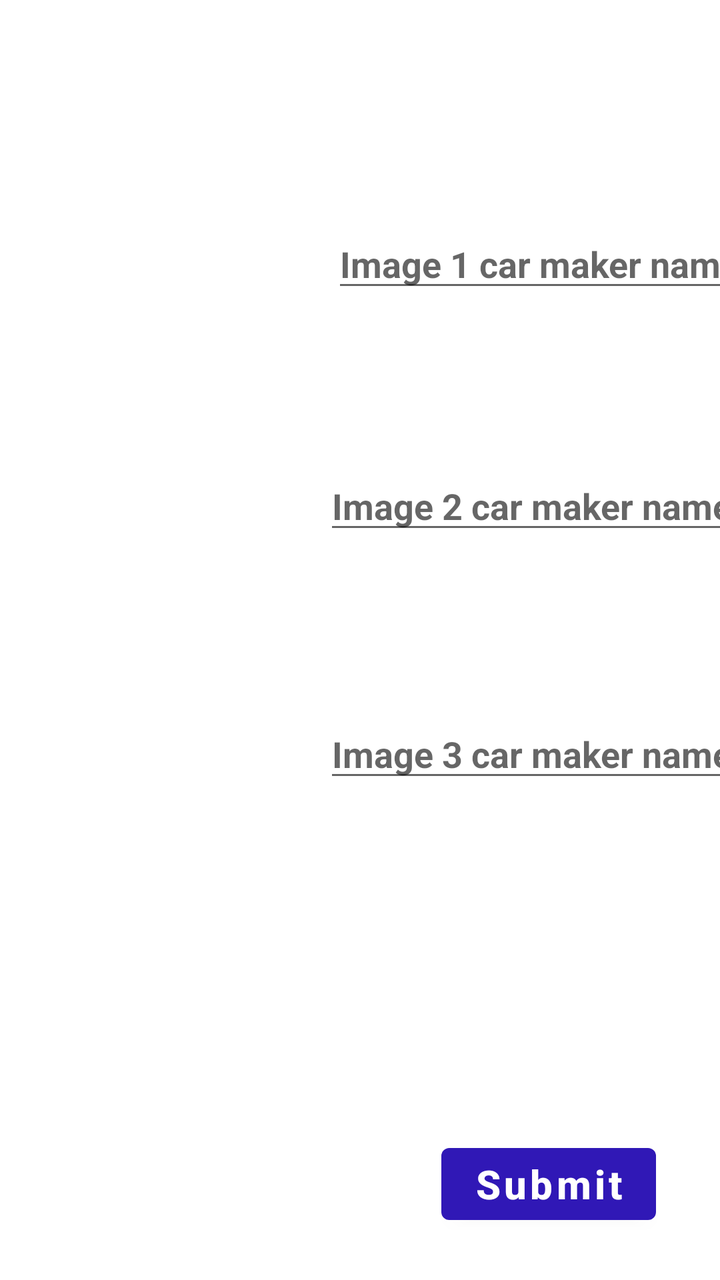
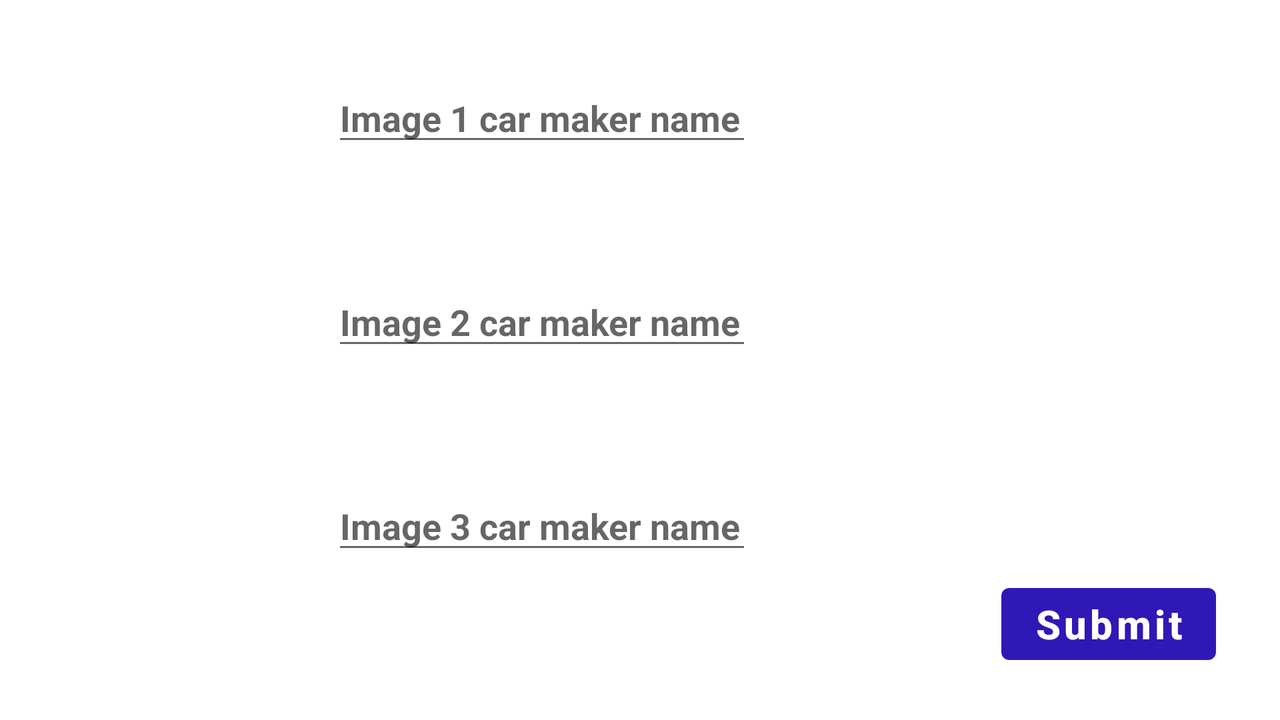

The same Android screen from two of the app's own layout files: first res/layout/ as a phone draws it, then the repository's variant for another configuration, drawn on a device whose configuration selects that folder. Both files follow.
<!-- AndroidManifest.xml: application theme Theme.GuessCarMaker -->
<!-- res/layout/activity_advanced_level.xml -->
<?xml version="1.0" encoding="utf-8"?>
<androidx.constraintlayout.widget.ConstraintLayout xmlns:android="http://schemas.android.com/apk/res/android"
    xmlns:app="http://schemas.android.com/apk/res-auto"
    xmlns:tools="http://schemas.android.com/tools"
    android:layout_width="match_parent"
    android:layout_height="match_parent"
    tools:context=".AdvancedLevelActivity">

    <ImageView
        android:id="@+id/image_1"
        android:layout_width="142dp"
        android:layout_height="108dp"
        android:layout_marginStart="8dp"
        android:layout_marginLeft="8dp"
        android:layout_marginTop="24dp"
        android:contentDescription="@string/advance_level_car_image_1"
        app:layout_constraintStart_toStartOf="parent"
        app:layout_constraintTop_toBottomOf="@+id/point_view" />

    <ImageView
        android:id="@+id/image_2"
        android:layout_width="138dp"
        android:layout_height="97dp"
        android:layout_marginStart="8dp"
        android:layout_marginLeft="8dp"
        android:layout_marginTop="24dp"
        android:contentDescription="@string/advance_level_car_image_2"
        app:layout_constraintStart_toStartOf="parent"
        app:layout_constraintTop_toBottomOf="@+id/image_1" />

    <ImageView
        android:id="@+id/image_3"
        android:layout_width="138dp"
        android:layout_height="100dp"
        android:layout_marginStart="8dp"
        android:layout_marginLeft="8dp"
        android:layout_marginTop="24dp"
        android:contentDescription="@string/advance_level_car_image_3"
        app:layout_constraintStart_toStartOf="parent"
        app:layout_constraintTop_toBottomOf="@+id/image_2" />

    <EditText
        android:id="@+id/input_field_1"
        android:layout_width="wrap_content"
        android:layout_height="wrap_content"
        android:layout_marginStart="16dp"
        android:layout_marginLeft="16dp"
        android:layout_marginBottom="24dp"
        android:ems="10"
        android:hint="@string/advance_level_hint_1"
        android:inputType="textPersonName"
        android:textStyle="bold"
        app:layout_constraintBottom_toBottomOf="@+id/image_1"
        app:layout_constraintStart_toEndOf="@+id/image_1" />

    <TextView
        android:id="@+id/correct_answer_view_1"
        android:layout_width="wrap_content"
        android:layout_height="wrap_content"
        android:layout_marginStart="16dp"
        android:layout_marginLeft="16dp"
        android:layout_marginTop="8dp"
        android:textColor="#FF9800"
        android:textStyle="bold"
        android:visibility="invisible"
        app:layout_constraintStart_toEndOf="@+id/image_1"
        app:layout_constraintTop_toBottomOf="@+id/input_field_1" />

    <EditText
        android:id="@+id/input_field_2"
        android:layout_width="wrap_content"
        android:layout_height="wrap_content"
        android:layout_marginStart="16dp"
        android:layout_marginLeft="16dp"
        android:layout_marginBottom="24dp"
        android:ems="10"
        android:hint="@string/advance_level_hint_2"
        android:inputType="textPersonName"
        android:textStyle="bold"
        app:layout_constraintBottom_toBottomOf="@+id/image_2"
        app:layout_constraintStart_toEndOf="@+id/image_2" />

    <TextView
        android:id="@+id/correct_answer_view_2"
        android:layout_width="wrap_content"
        android:layout_height="wrap_content"
        android:layout_marginStart="16dp"
        android:layout_marginLeft="16dp"
        android:layout_marginTop="8dp"
        android:textColor="#FF9800"
        android:textStyle="bold"
        android:visibility="invisible"
        app:layout_constraintStart_toEndOf="@+id/image_2"
        app:layout_constraintTop_toBottomOf="@+id/input_field_2" />

    <EditText
        android:id="@+id/input_field_3"
        android:layout_width="wrap_content"
        android:layout_height="wrap_content"
        android:layout_marginStart="16dp"
        android:layout_marginLeft="16dp"
        android:layout_marginBottom="24dp"
        android:ems="10"
        android:hint="@string/advance_level_hint_3"
        android:inputType="textPersonName"
        android:textStyle="bold"
        app:layout_constraintBottom_toBottomOf="@+id/image_3"
        app:layout_constraintStart_toEndOf="@+id/image_3" />

    <TextView
        android:id="@+id/correct_answer_view_3"
        android:layout_width="wrap_content"
        android:layout_height="wrap_content"
        android:layout_marginStart="16dp"
        android:layout_marginLeft="16dp"
        android:layout_marginTop="8dp"
        android:textColor="#FF9800"
        android:textStyle="bold"
        android:visibility="invisible"
        app:layout_constraintStart_toEndOf="@+id/image_3"
        app:layout_constraintTop_toBottomOf="@+id/input_field_3" />

    <TextView
        android:id="@+id/point_view"
        android:layout_width="wrap_content"
        android:layout_height="wrap_content"
        android:layout_marginTop="16dp"
        android:layout_marginEnd="32dp"
        android:layout_marginRight="32dp"
        android:textColor="#162ECC"
        android:textSize="20sp"
        android:textStyle="bold"
        app:layout_constraintEnd_toEndOf="parent"
        app:layout_constraintTop_toTopOf="parent" />

    <TextView
        android:id="@+id/result_text_view"
        android:layout_width="165dp"
        android:layout_height="61dp"
        android:layout_marginTop="32dp"
        android:fontFamily="sans-serif-black"
        android:textSize="26sp"
        android:textStyle="bold"
        app:layout_constraintEnd_toEndOf="parent"
        app:layout_constraintStart_toStartOf="parent"
        app:layout_constraintTop_toBottomOf="@+id/correct_answer_view_3" />

    <Button
        android:id="@+id/submit_answers_button"
        android:layout_width="wrap_content"
        android:layout_height="wrap_content"
        android:layout_marginEnd="32dp"
        android:layout_marginRight="32dp"
        android:layout_marginBottom="24dp"
        android:onClick="submitInputAnswers"
        android:text="@string/advance_level_submit_button"
        android:textAllCaps="false"
        android:textColor="#FFFFFF"
        android:textSize="20sp"
        android:textStyle="bold"
        app:backgroundTint="#3018B6"
        app:layout_constraintBottom_toBottomOf="parent"
        app:layout_constraintEnd_toEndOf="parent" />

    <TextView
        android:id="@+id/timer_view_advanced_level"
        android:layout_width="wrap_content"
        android:layout_height="wrap_content"
        android:layout_marginStart="16dp"
        android:layout_marginLeft="16dp"
        android:layout_marginTop="16dp"
        android:textColor="#090707"
        android:textSize="20sp"
        android:textStyle="bold"
        android:visibility="invisible"
        app:layout_constraintStart_toStartOf="parent"
        app:layout_constraintTop_toTopOf="parent" />
</androidx.constraintlayout.widget.ConstraintLayout>
<!-- resources referenced by this layout -->
<resources>
  <string name="advance_level_car_image_1">Car image 1</string>
  <string name="advance_level_car_image_2">Car image 2</string>
  <string name="advance_level_car_image_3">Car image 3</string>
  <string name="advance_level_hint_1">Image 1 car maker name</string>
  <string name="advance_level_hint_2">Image 2 car maker name</string>
  <string name="advance_level_hint_3">Image 3 car maker name</string>
  <string name="advance_level_submit_button">Submit</string>
  <style name="Theme.GuessCarMaker" parent="Theme.MaterialComponents.DayNight.DarkActionBar">
          
          <item name="colorPrimary">@color/purple_500</item>
          <item name="colorPrimaryVariant">@color/purple_700</item>
          <item name="colorOnPrimary">@color/white</item>
          
          <item name="colorSecondary">@color/teal_200</item>
          <item name="colorSecondaryVariant">@color/teal_700</item>
          <item name="colorOnSecondary">@color/black</item>
          
          <item name="android:statusBarColor" tools:targetApi="l">?attr/colorPrimaryVariant</item>
          
      </style>
</resources>
<!-- res/layout-land/activity_advanced_level.xml (the repository's variant of the layout above) -->
<!-- drawn on the phone turned sideways -->
<?xml version="1.0" encoding="utf-8"?>
<androidx.constraintlayout.widget.ConstraintLayout xmlns:android="http://schemas.android.com/apk/res/android"
    xmlns:app="http://schemas.android.com/apk/res-auto"
    xmlns:tools="http://schemas.android.com/tools"
    android:layout_width="match_parent"
    android:layout_height="match_parent"
    tools:context=".AdvancedLevelActivity">

    <ImageView
        android:id="@+id/image_1"
        android:layout_width="142dp"
        android:layout_height="94dp"
        android:layout_marginStart="8dp"
        android:layout_marginLeft="8dp"
        android:layout_marginTop="8dp"
        android:contentDescription="@string/advance_level_car_image_1"
        app:layout_constraintStart_toStartOf="parent"
        app:layout_constraintTop_toTopOf="parent" />

    <ImageView
        android:id="@+id/image_2"
        android:layout_width="142dp"
        android:layout_height="94dp"
        android:layout_marginStart="8dp"
        android:layout_marginLeft="8dp"
        android:layout_marginTop="8dp"
        android:contentDescription="@string/advance_level_car_image_2"
        app:layout_constraintStart_toStartOf="parent"
        app:layout_constraintTop_toBottomOf="@+id/image_1" />

    <ImageView
        android:id="@+id/image_3"
        android:layout_width="142dp"
        android:layout_height="94dp"
        android:layout_marginStart="8dp"
        android:layout_marginLeft="8dp"
        android:layout_marginTop="8dp"
        android:contentDescription="@string/advance_level_car_image_3"
        app:layout_constraintStart_toStartOf="parent"
        app:layout_constraintTop_toBottomOf="@+id/image_2" />

    <EditText
        android:id="@+id/input_field_1"
        android:layout_width="wrap_content"
        android:layout_height="wrap_content"
        android:layout_marginStart="16dp"
        android:layout_marginLeft="16dp"
        android:layout_marginBottom="24dp"
        android:ems="10"
        android:hint="@string/advance_level_hint_1"
        android:inputType="textPersonName"
        android:textStyle="bold"
        app:layout_constraintBottom_toBottomOf="@+id/image_1"
        app:layout_constraintStart_toEndOf="@+id/image_1" />

    <TextView
        android:id="@+id/correct_answer_view_1"
        android:layout_width="wrap_content"
        android:layout_height="wrap_content"
        android:layout_marginStart="16dp"
        android:layout_marginLeft="16dp"
        android:layout_marginTop="8dp"
        android:textColor="#FF9800"
        android:textStyle="bold"
        android:visibility="invisible"
        app:layout_constraintStart_toEndOf="@+id/image_1"
        app:layout_constraintTop_toBottomOf="@+id/input_field_1" />

    <EditText
        android:id="@+id/input_field_2"
        android:layout_width="wrap_content"
        android:layout_height="wrap_content"
        android:layout_marginStart="16dp"
        android:layout_marginLeft="16dp"
        android:layout_marginBottom="24dp"
        android:ems="10"
        android:hint="@string/advance_level_hint_2"
        android:inputType="textPersonName"
        android:textStyle="bold"
        app:layout_constraintBottom_toBottomOf="@+id/image_2"
        app:layout_constraintStart_toEndOf="@+id/image_2" />

    <TextView
        android:id="@+id/correct_answer_view_2"
        android:layout_width="wrap_content"
        android:layout_height="wrap_content"
        android:layout_marginStart="16dp"
        android:layout_marginLeft="16dp"
        android:layout_marginTop="8dp"
        android:textColor="#FF9800"
        android:textStyle="bold"
        android:visibility="invisible"
        app:layout_constraintStart_toEndOf="@+id/image_2"
        app:layout_constraintTop_toBottomOf="@+id/input_field_2" />

    <EditText
        android:id="@+id/input_field_3"
        android:layout_width="wrap_content"
        android:layout_height="wrap_content"
        android:layout_marginStart="16dp"
        android:layout_marginLeft="16dp"
        android:layout_marginBottom="24dp"
        android:ems="10"
        android:hint="@string/advance_level_hint_3"
        android:inputType="textPersonName"
        android:textStyle="bold"
        app:layout_constraintBottom_toBottomOf="@+id/image_3"
        app:layout_constraintStart_toEndOf="@+id/image_3" />

    <TextView
        android:id="@+id/correct_answer_view_3"
        android:layout_width="wrap_content"
        android:layout_height="wrap_content"
        android:layout_marginStart="16dp"
        android:layout_marginLeft="16dp"
        android:layout_marginTop="8dp"
        android:textColor="#FF9800"
        android:textStyle="bold"
        android:visibility="invisible"
        app:layout_constraintStart_toEndOf="@+id/image_3"
        app:layout_constraintTop_toBottomOf="@+id/input_field_3" />

    <TextView
        android:id="@+id/point_view"
        android:layout_width="wrap_content"
        android:layout_height="wrap_content"
        android:layout_marginTop="16dp"
        android:layout_marginEnd="32dp"
        android:layout_marginRight="32dp"
        android:textColor="#162ECC"
        android:textSize="20sp"
        android:textStyle="bold"
        app:layout_constraintEnd_toEndOf="parent"
        app:layout_constraintTop_toBottomOf="@+id/timer_view_advanced_level" />

    <TextView
        android:id="@+id/result_text_view"
        android:layout_width="188dp"
        android:layout_height="62dp"
        android:layout_marginTop="32dp"
        android:layout_marginEnd="32dp"
        android:layout_marginRight="32dp"
        android:fontFamily="sans-serif-black"
        android:textSize="26sp"
        android:textStyle="bold"
        app:layout_constraintEnd_toEndOf="parent"
        app:layout_constraintTop_toBottomOf="@+id/point_view" />

    <Button
        android:id="@+id/submit_answers_button"
        android:layout_width="wrap_content"
        android:layout_height="wrap_content"
        android:layout_marginEnd="32dp"
        android:layout_marginRight="32dp"
        android:layout_marginBottom="24dp"
        android:onClick="submitInputAnswers"
        android:text="@string/advance_level_submit_button"
        android:textAllCaps="false"
        android:textColor="#FFFFFF"
        android:textSize="20sp"
        android:textStyle="bold"
        app:backgroundTint="#3018B6"
        app:layout_constraintBottom_toBottomOf="parent"
        app:layout_constraintEnd_toEndOf="parent" />

    <TextView
        android:id="@+id/timer_view_advanced_level"
        android:layout_width="wrap_content"
        android:layout_height="wrap_content"
        android:layout_marginTop="16dp"
        android:layout_marginEnd="32dp"
        android:layout_marginRight="32dp"
        android:textColor="#090707"
        android:textSize="20sp"
        android:textStyle="bold"
        android:visibility="invisible"
        app:layout_constraintEnd_toEndOf="parent"
        app:layout_constraintTop_toTopOf="parent" />
</androidx.constraintlayout.widget.ConstraintLayout>
